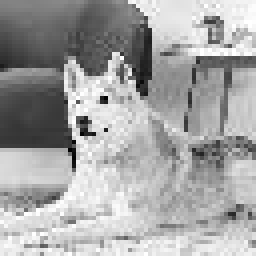
#> input picture CNN/ResizedImage/training_data/siberian_husky/resize_husky1.jpg, 64 x 64 px, given as the content of the folder DogDataset, which was not available (shown 4 times larger)
$ python trainingModel.py
#> lines starting #> are read from the running program, lines starting #| are printed output that depends on the picture; pictures that were not available may be replaced by others from this repository, and a replacement may not be noted
#> in auto_resize, img is the input picture: shape (64, 64, 3); min 0, max 255, mean 164
### CNN/preprocessing.py
import numpy as np
import matplotlib.pyplot as plt
import os


def grayscale(img: np.array):
   #isolate image's RGB channel
    r = img[:, :, 0]
    g = img[:, :, 1]
    b = img[:, :, 2]

    #grayscale the image using BT.709 std
    gray_img = 0.2126 * r + 0.7152 * g + 0.0722*b
    return gray_img

# old resize method
# [27 lines left out: function old_resize, not called in this run]

# inter area method
def resize(image:np.array, new_size: 'tuple[int, int]'):
    # Compute scaling factors
#> called with new_size = (64, 64)
    scale_x = image.shape[1] / new_size[1]
#> scale_x = 1
    scale_y = image.shape[0] / new_size[0]
#> scale_y = 1

    resized_image = np.zeros((new_size[0], new_size[1]), dtype=np.uint8)

    for y in range(new_size[0]):
        for x in range(new_size[1]):
            # Calculate the corresponding pixel position in the original image
            x_original = int(x * scale_x)
            y_original = int(y * scale_y)

            # If within the bounds
            if x_original < image.shape[1] and y_original < image.shape[0]:
                # Assign pixel value from input img to output img
                resized_image[y, x] = image[y_original, x_original]

    return resized_image


# resize multiple images all at once
def auto_resize():
    original_img_dir = 'DogDataset'
    resized_img_dir = 'ResizedImage'
    # list all subdir in the dir
    subdir=os.listdir(original_img_dir)
    for dir in subdir:
        # ignore .DS_Store file for mac
        if dir =='.DS_Store':
            continue
        train_test_dir=os.path.join(original_img_dir,dir)
        resized_train_test_dir=os.path.join(resized_img_dir,dir)
        # list all the categories
        dogCategories = os.listdir(train_test_dir)
        for category in dogCategories:
            # ignore .DS_Store file for mac
            if category=='.DS_Store':
                continue
            # construct paths
            ori_category_path = os.path.join(train_test_dir, category)
            resized_category_path = os.path.join(resized_train_test_dir, category)

            # create the resized image dir if dne
            os.makedirs(resized_category_path, exist_ok=True)

            # list all images
            images = os.listdir(ori_category_path)
            for image in images:
                if image.endswith('.jpg'):
                    img = plt.imread(os.path.join(ori_category_path, image)) # constructs the full path to the image
                    # grayscale
                    grayscaled_img = grayscale(img)
                    # resize
                    resize_img = resize(grayscaled_img, (64,64))

                    # save grayscale image
                    #grayscale_path = os.path.join(img_dir, 'grayscale_' + image)
                    #plt.imsave(grayscale_path, grayscaled_img, cmap = 'gray')

                    # save resized image
                    resize_path = os.path.join(resized_category_path, 'resize_' + image)
                    plt.imsave(resize_path, resize_img, cmap = 'gray')

### CNN/dataLoader.py
import preprocessing
import numpy as np
import matplotlib.pyplot as plt
import os
import random

# load training data and ground truth into list
def loadTrainingData(shuffle:bool):
    preprocessing.auto_resize()
    resized_img_dir = 'ResizedImage/training_data'
    # list all subdir in the dir
    dogCategories = os.listdir(resized_img_dir)
    # The list of arrays that is being output
    data_list=[]
    # The list of ground truths
    ground_truth_list=[]
    # golden_retriever=0, siberian_husky=1

    if shuffle: #shuffle the order
        path_list=[]
        for category in dogCategories:
            # ignore .DS_Store file for mac
            if category=='.DS_Store':
                continue
            # construct paths
            resized_category_path = os.path.join(resized_img_dir, category)

            # list all images
            images = os.listdir(resized_category_path)
            for image_path in images:
                if image_path.endswith('.jpg'):
                    path_list.append(image_path)
        # shuffle the dataset
        random.shuffle(path_list)
        for path in path_list:
            if "husky" in path:# data is husky
                img = plt.imread(os.path.join("ResizedImage/training_data/siberian_husky/", path)) # constructs the full path to the image
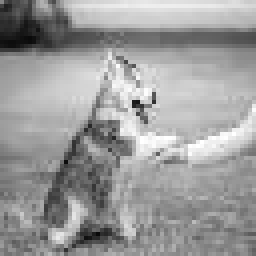
#> input picture CNN/ResizedImage/training_data/siberian_husky/resize_husky12.jpg, 64 x 64 px (shown 4 times larger)
#> img is the input picture: shape (64, 64, 3); min 9, max 255, mean 155.6
                data_list.append(img[:,:,0]/255)
                ground_truth_list.append(np.array([0,1])) # data is husky
            else:
                img = plt.imread(os.path.join("ResizedImage/training_data/golden_retriever/", path)) # constructs the full path to the image
                data_list.append(img[:,:,0]/255)
                ground_truth_list.append(np.array([1,0])) # data is golden retreiver

    else: # store img in order
        ground_truth_idx=np.array([1,0])
        for category in dogCategories:
            # ignore .DS_Store file for mac
            if category=='.DS_Store':
                continue
            # construct paths
            resized_category_path = os.path.join(resized_img_dir, category)

            # list all images
            images = os.listdir(resized_category_path)
            for image_path in images:
                if image_path.endswith('.jpg'):
                    img = plt.imread(os.path.join(resized_category_path, image_path)) # constructs the full path to the image
                    data_list.append(img[:,:,0]/255)
                    ground_truth_list.append(ground_truth_idx)
            # update the idx for next iteration
            ground_truth_idx=np.array([0,1])

    return data_list,ground_truth_list


# load testing data and ground truth
def loadTestingData(shuffle:bool):
#> called with shuffle = True
    resized_img_dir = 'ResizedImage/testing_data'
    # list all subdir in the dir
    dogCategories = os.listdir(resized_img_dir)
    # The list of arrays that is being output
    data_list=[]
    # The list of ground truths
    ground_truth_list=[]
    # golden_retriever=0, siberian_husky=1

    if shuffle: #shuffle the order
        path_list=[]
        for category in dogCategories:
            # ignore .DS_Store file for mac
            if category=='.DS_Store':
                continue
            # construct paths
            resized_category_path = os.path.join(resized_img_dir, category)

            # list all images
            images = os.listdir(resized_category_path)
            for image_path in images:
                if image_path.endswith('.jpg'):
                    path_list.append(image_path)
        # shuffle the dataset
        random.shuffle(path_list)
        for path in path_list:
            if "husky" in path:# data is husky
                img = plt.imread(os.path.join("ResizedImage/testing_data/siberian_husky/", path)) # constructs the full path to the image
                data_list.append(img[:,:,0]/255)
                ground_truth_list.append(np.array([0,1]))
            else:
                img = plt.imread(os.path.join("ResizedImage/testing_data/golden_retriever/", path)) # constructs the full path to the image
                data_list.append(img[:,:,0]/255)
                ground_truth_list.append(np.array([1,0])) # data is golden retreiver

    else: # store img in order
        ground_truth_idx=np.array([1,0])
        for category in dogCategories:
            # ignore .DS_Store file for mac
            if category=='.DS_Store':
                continue
            # construct paths
            resized_category_path = os.path.join(resized_img_dir, category)

            # list all images
            images = os.listdir(resized_category_path)
            for image_path in images:
                if image_path.endswith('.jpg'):
                    img = plt.imread(os.path.join(resized_category_path, image_path)) # constructs the full path to the image
                    data_list.append(img[:,:,0]/255)
                    ground_truth_list.append(ground_truth_idx)
            # update the idx for next iteration
            ground_truth_idx=np.array([0,1])

    return data_list,ground_truth_list

### CNN/convolution.py
import numpy as np

class ConvolutionLayer:
    def __init__(self):
        self.size_filter = 5
        # Figure out how much to pad the image by
        self.pad_size = int((self.size_filter-1)/2)
        self.filter = np.random.randn(self.size_filter, self.size_filter)

        ## Testing filter
        # self.filter = np.ones((self.size_filter, self.size_filter))

    def forward(self, image):
        self.image = image
        #get the shape of the image and filter
        image_shape = image.shape[0]
        # Pad the image
        self.padded_image = padded_image = np.pad(image, self.pad_size, mode='constant', constant_values=0)

        image_height, image_width = image.shape
        kernal_size = len(self.filter)

        # Create a feature map
        feature_map = np.zeros_like(image)

        # Perform Convolution
        for i in range(self.pad_size, image_height + self.pad_size):
            for j in range(self.pad_size, image_width + self.pad_size):
                neighborhood = padded_image[i - self.pad_size:i + self.pad_size + 1, j - self.pad_size:j + self.pad_size + 1]
                feature_map[i - self.pad_size, j - self.pad_size] = np.sum(neighborhood * self.filter)

        return feature_map

    # [30 lines left out: functions backward, saveWeights, not called in this run]

    def loadWeights(self, size, filter_weights):
        self.size_filter = size
        self.filter = filter_weights

    def printWeights(self):
        print("Convolution Filter Weights:")
        print(self.filter)

### CNN/initialModel.py
from matplotlib.image import imread
import matplotlib.pyplot as plt
import numpy as np
import math
import convolution
import relu
import maxPool
import fullyConnectedLayer
import softMax
import os


class model1:
    def __init__(self) -> None:
        self.convolutionLayer=convolution.ConvolutionLayer()
        self.reluLayer=relu.Relu()
        self.maxPoolLayer=maxPool.MaxPool2D()
        self.fullyConnectedLayer=fullyConnectedLayer.fullyConnectedLayer(1024,2)
        self.softMaxLayer=softMax.SoftMax()

        self.layer_array = [self.convolutionLayer, self.fullyConnectedLayer]

    def forward(self,img):
        cov_out=self.convolutionLayer.forward(img)
        relu_out=self.reluLayer.forward(cov_out)
        pool_out=self.maxPoolLayer.forward(relu_out)
        full_input=pool_out.flatten()
        full_out=self.fullyConnectedLayer.forward(full_input)
        soft_out=self.softMaxLayer.forward(full_out)
        return soft_out

    # [53 lines left out: functions backward, saveModel, loadModel, not called in this run]

### CNN/relu.py
import numpy as np

class Relu:
    def forward(self,image):
        self.image = image
        self.height = image.shape[0]
        self.width = image.shape[1]
        # Get the shape of the input dataset and create an output array with the same shape
        relu_out = np.zeros((self.height, self.width))
        # For each layer in the input dataset, perform relu for each pixel of the image
        for i in np.arange(0, self.height):
           for j in np.arange(0, self.width):
                # ReLU = max(x, 0)
                relu_out[i, j] = np.max([self.image[i, j], 0])
        return relu_out

    # [9 lines left out: function backward, not called in this run]

### CNN/maxPool.py
import numpy as np

class MaxPool2D:
    def __init__(self, stride=2):
        self.size = 2
        self.stride = stride

    def region(self,image):
        height = int(len(image))
        width = int(len(image[0]))

        self.image = image

        for i in range(0, height - self.size + 1, self.stride):
            for j in range(0, width - self.size + 1, self.stride):
                patch = image[i : i+self.size, j : j+self.size]
                yield patch,i//self.stride,j//self.stride

    def forward(self, input):
        height, width = input.shape
        self.image = input

        out = np.zeros(((height-self.size) // self.stride + 1, (width-self.size) // self.stride + 1))
        for region,i,j in self.region(self.image):
            out[i,j] = np.amax(region,axis=(0,1))

        return out

    # [22 lines left out: function backward, not called in this run]

### CNN/fullyConnectedLayer.py
import numpy as np

class fullyConnectedLayer:
    def __init__(self, input_size, output_size): # takes in input and output sizes
        self.input_size = input_size # a list
        self.output_size = output_size # the number of classes (2)
        self.weights = np.random.randn(input_size, output_size)
        self.org_weights = self.weights  # keep track of the original randomized weights
        self.biases = np.zeros(output_size) # intialize biases to 0 (a 1D array with 2 elements)

        ## Testing weights and biases
        # self.weights = np.ones((input_size, output_size))
        # self.biases = np.ones(output_size) # intialize biases to 0 (a 1D array with 2 elements)

    # Forward propagation of the fully connected layer, input is a list. y = Wx + b
    def forward(self, input):
        self.input = np.array(input)  # turn the input list into a 1D numpy array
        output = np.dot(self.input, self.weights) + self.biases # output = xw + b
        self.forward_output = output/self.output_size # record the last output calculated + normalization
        return self.forward_output

    # Backward propagation of the fully connected layer
    # learningRate: scalar controls how much the weights are adjusted in the gradient direction
    # dLdy = passed down partial derivatives, a list of partial derivatives of the cost w.r.t the output of the layer (y). These derivatives come from the softmax layer
    # [34 lines left out: functions backward, saveWeights, loadWeights, not called in this run]

    def printWeights(self):
        print('FCL Weights:')
        print(self.weights)

    def printBiasis(self):
        print('FCL Biases:')
        print(self.biases)

### CNN/softMax.py
import numpy as np
class SoftMax:
    def __init__(self):
        self.yPredict=None
        self.yTrue=None

    def forward(self,input):
        e_x=np.exp(input-np.max(input)) #subtract the maximum for numerical stabilization
        self.yPredict= e_x/np.sum(e_x)
        return self.yPredict

    # [4 lines left out: function backward, not called in this run]

### CNN/trainingModel.py
from matplotlib.image import imread
import matplotlib.pyplot as plt
import numpy as np
import math
import convolution
import relu
import maxPool
import fullyConnectedLayer
import softMax
import dataLoader
from crossEntropy import crossEntropy
from initialModel import model1
import os

class trainingModel:
    def __init__(self, epochs) -> None:
        self.epochs = epochs
        self.average_loss_after_each_epoch_test = [] # initialize array that tracks the average loss after each epoch when the testing set is different from the training set
        self.average_accuracy_after_each_epoch_test = [] # initialize array that tracks the average accuracy after each epoch when the testing set is different from the training set
        self.model = model1()

    def trainModel(self, images_train, training_labels, images_test, testing_labels, learning_rate):
#> called with learning_rate = 0.01
        for i in range(self.epochs):
            print(f"Epoch: {i+1}/{self.epochs}") # print epoch number for debugging purposes and to see if the code is running
            loss_test = self.train(images_train, training_labels, learning_rate) # train the model on the training set of images
            print(f"Loss: {loss_test}")
            self.average_loss_after_each_epoch_test.append(loss_test)

            accuracy_test = self.test(images_test, testing_labels)
            print(f"Accuracy: {accuracy_test}")
            self.average_accuracy_after_each_epoch_test.append(accuracy_test)
#> this loop made 1 pass
#> pass 1, in forward, `self.padded_image = padded_image = np.pad(image, self.pad_size, mode='..`:
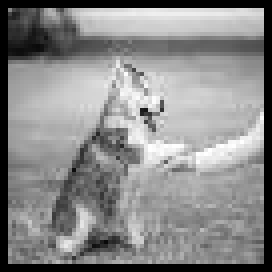
#> self.padded_image: shape (68, 68) float64 (shown 4 times larger); min 0, max 1, mean 0.54
#> pass 1, in forward, `cov_out=self.convolutionLayer.forward(img)`:
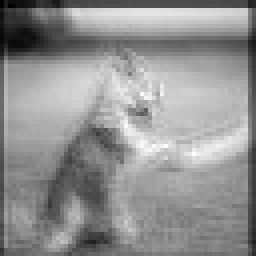
#> cov_out: shape (64, 64) float64 (shown 4 times larger); min 0.695, max 11.7, mean 7; drawn with min black and max white

    def train(self, images_train, training_labels, learning_rate):
        total_loss = 0
        for i in range(len(images_train)):
            model_prediction = self.model.forward(images_train[i])
#> (the run stopped early here; a loop or call above may not have finished)
